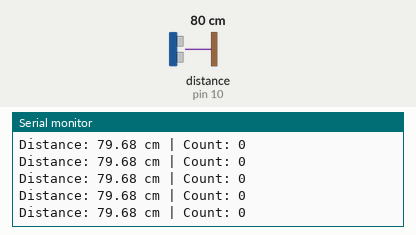
Recording of a sketch running on a simulated Arduino Uno, built with avr-gcc and run on an emulated ATmega328P. On the bench: the last lines printed to the serial monitor. Wiring (inferred from the names in the program): ultrasonic range finder: trigger pin 9; echo pin 10. The test bench sets the inputs (shaded band); at power-on: distance to the obstacle (sensor on pin 10) 80 cm. The echo pulse lasts 58.3 µs per cm.

Above: at 1.2 s.
1.3 s: distance to the obstacle (sensor on pin 10) set to 2 cm
At 1.61 s:
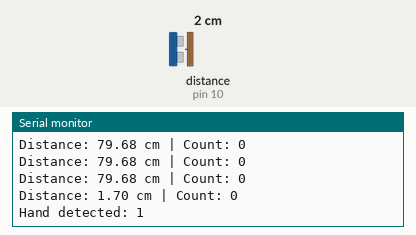
2.9 s: distance to the obstacle (sensor on pin 10) set to 9 cm
At 3.01 s:
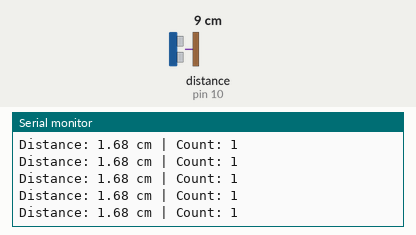
5.9 s: distance to the obstacle (sensor on pin 10) set to 4 cm
At 6.03 s:
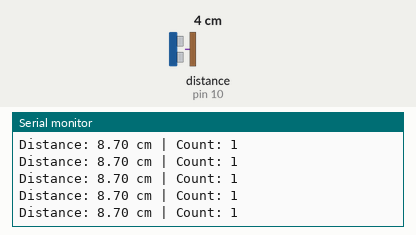
Timing chart, 0 to 8.9 s (numbered marks = the images above; inputs shaded):
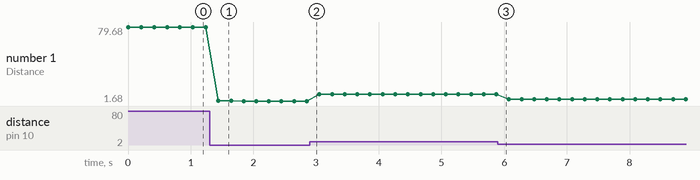

The sketch:

sketch_apr12a.ino
```cpp
#include <Servo.h>

const int trigPin = 9;
const int echoPin = 10;
const int servoPin = 8;

const int threshold = 15;
const int targetCount = 5;

Servo myServo;

int triggerCount = 0;
bool handNow = false;
bool actionDone = false;

float readDistanceCm() {
  long duration;

  digitalWrite(trigPin, LOW);
  delayMicroseconds(2);
  digitalWrite(trigPin, HIGH);
  delayMicroseconds(10);
  digitalWrite(trigPin, LOW);

  duration = pulseIn(echoPin, HIGH, 30000);

  if (duration == 0) return -1;

  return duration * 0.0343 / 2.0;
}

void setup() {
  pinMode(trigPin, OUTPUT);
  pinMode(echoPin, INPUT);

  pinMode(servoPin, INPUT);

  Serial.begin(9600);
  Serial.println("Start");
}

void loop() {
  float distance = readDistanceCm();

  Serial.print("Distance: ");
  Serial.print(distance);
  Serial.print(" cm | Count: ");
  Serial.println(triggerCount);

  bool handDetected = (distance > 0 && distance < threshold);

  if (handDetected && !handNow) {
    triggerCount++;
    Serial.print("Hand detected: ");
    Serial.println(triggerCount);
  }

  handNow = handDetected;


  if (triggerCount >= targetCount && !actionDone) {
    Serial.println("Servo move");

    myServo.attach(servoPin);
    delay(300);

    myServo.write(90);
    delay(1000);

    myServo.detach();
    pinMode(servoPin, INPUT);

    actionDone = true;
  }

  delay(200);
}
```

Measured:
- after the input at 1.3 s, the serial monitor: prints a new line after 0.14 s (image 1)
- plotted number 1: 79.68 → 1.68 after the input at 1.3 s, 1.68 → 8.7 after the input at 2.9 s, 8.7 → 3.69 after the input at 5.9 s
